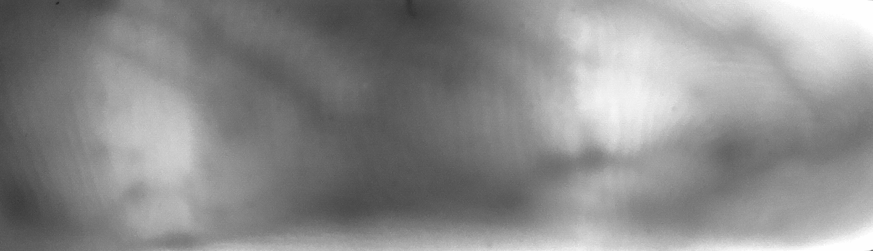
%> input picture matlab tests/cropped_3.png, 1745 x 502 px (shown at 1/2 size)
$ octave localizatontest.m   (GNU Octave 9; MATLAB toolbox functions it lacks are replaced by stand-ins)
%> lines starting %> are read from the running program, lines starting %| are printed output that depends on the picture
clear all
figure(1)
img = imread('cropped_3.png');
%> img is the input picture: size 502x1745 uint8; min 24, max 254, mean 139.4
cropped_img=img(50:500,:);
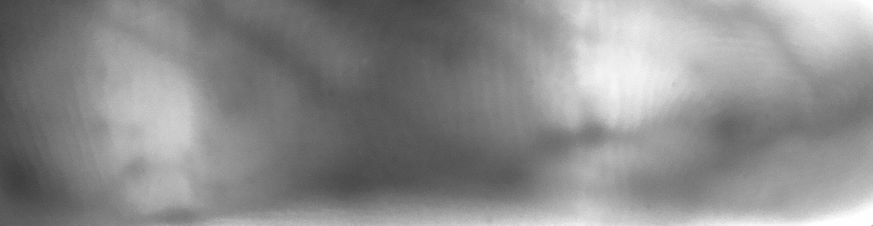
%> cropped_img: size 451x1745 uint8 (shown at 1/2 size); min 55, max 254, mean 139.3
rows = sum(img,1);
%> rows = 1745 values, max 100078 at index 1225, min 38404 at index 1, mean 69970.4
[maxval,maxid] = max(rows);
%> maxval = 100078; maxid = 1225
imshow(img);
hold on
plot([maxid,maxid],[0,1080],'Color','r','LineWidth',2);
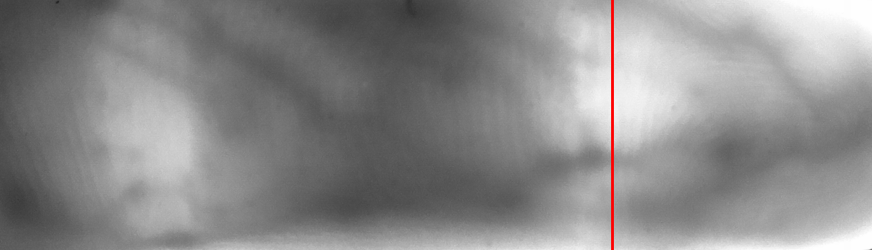
%> figure redrawn from the program's plot data; shown at 1/2 size

figure(2)
img = imread('cropped_4.png');
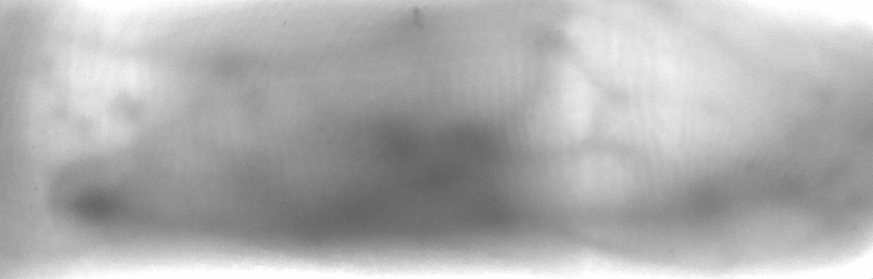
%> input picture matlab tests/cropped_4.png, 1746 x 558 px (shown at 1/2 size)
%> img is the input picture: size 558x1746 uint8; min 93, max 254, mean 175.5
cropped_img=img(50:500,:);
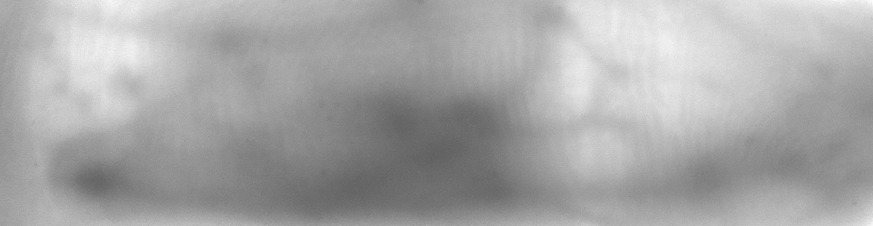
%> cropped_img: size 451x1746 uint8 (shown at 1/2 size); min 93, max 254, mean 166.4
rows = sum(img,1);
%> rows = 1746 values, max 114608 at index 1174, min 77577 at index 834, mean 97954.5
[maxval,maxid] = max(rows);
%> maxval = 114608; maxid = 1174
imshow(img);
hold on
plot([maxid,maxid],[0,1080],'Color','r','LineWidth',2);
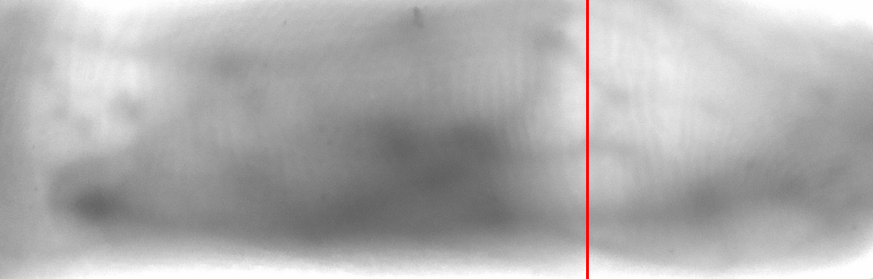
%> figure redrawn from the program's plot data; shown at 1/2 size
